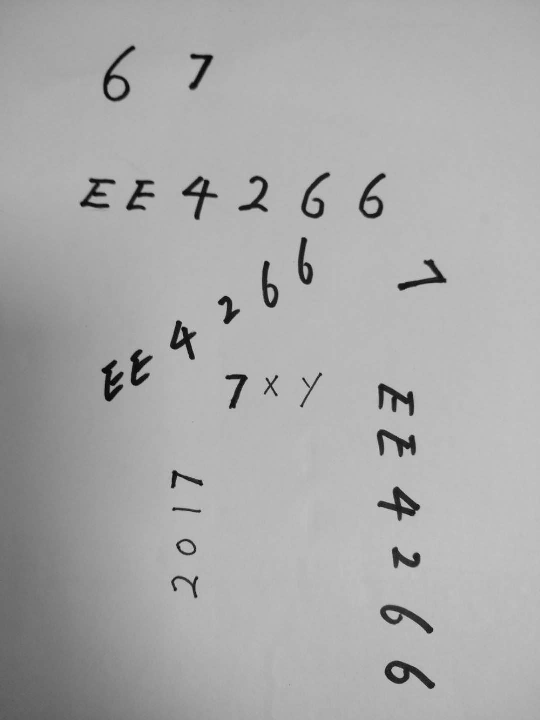
#> input picture image/a3.pgm, 540 x 720 px
$ python detect_contour.py   (older library calls are emulated)
#> lines starting #> are read from the running program, lines starting #| are printed output that depends on the picture; after the words box and inside, x2 and y2 are one past the last pixel; in counts of white or black regions, pixels touching at a corner belong together
#> in detect_contour_fft, test_img is the input picture: shape (720, 540, 3); min 0, max 203, mean 169.9
### utils/find_contour.py
import cv2
import numpy as np
from matplotlib import pyplot as plt


def findContours(img_path):
    # read the image
#> called with img_path = './image/a3.pgm'
    image = cv2.imread(img_path)

    # grayscale
    gray = cv2.cvtColor(image, cv2.COLOR_BGR2GRAY)

    # blur the image using Guassian
    blur = cv2.GaussianBlur(src=gray, ksize=(13, 13), sigmaX=0)
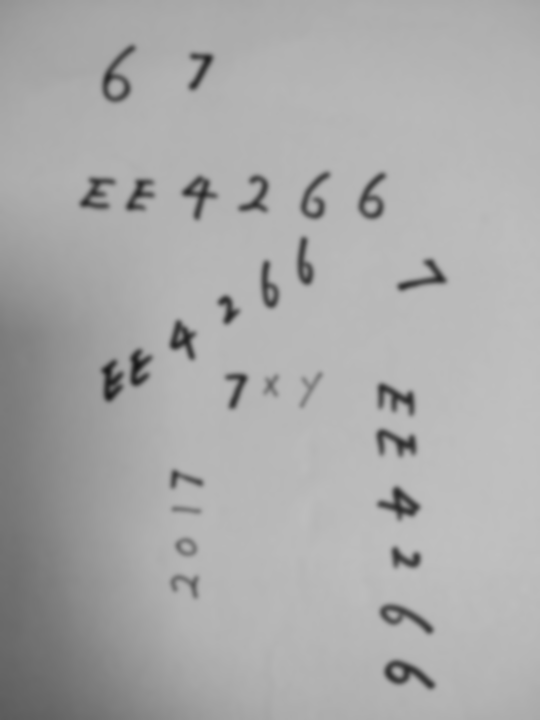
#> blur: shape (720, 540); min 23, max 192, mean 169.9
    (t, binary) = cv2.threshold(src=blur,
                                thresh=155, maxval=255, type=cv2.THRESH_BINARY)
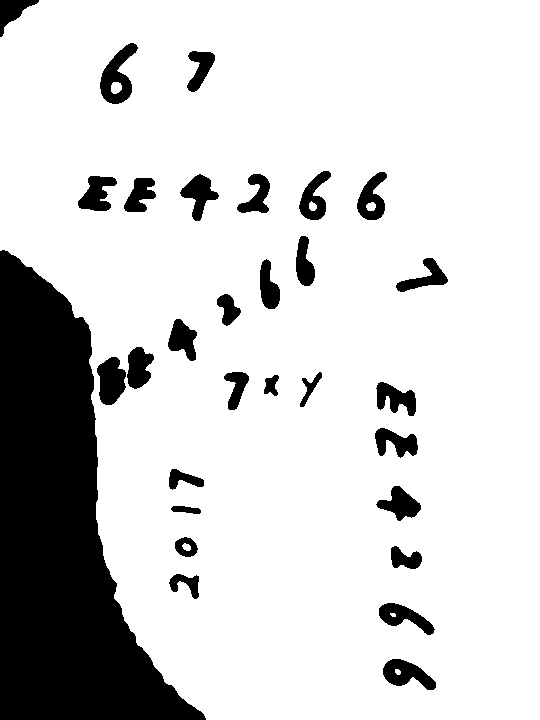
#> binary: shape (720, 540); 82.5% white; 30 black regions, largest, box (x1, y1, x2, y2) and area: (0, 250, 206, 720) 49236, (100, 43, 138, 104) 1142, (97, 357, 126, 405) 1008

    # Sobel edge detector
    sobel_x = cv2.Sobel(binary, cv2.CV_32F, 1, 0)
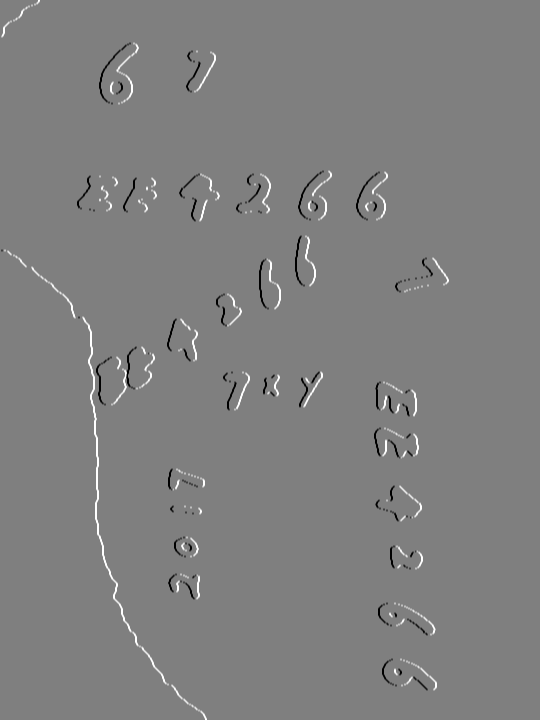
#> sobel_x: shape (720, 540) float32; min -1020, max 1020, mean 2.7; drawn with min black and max white
    sobel_y = cv2.Sobel(binary, cv2.CV_32F, 0, 1)
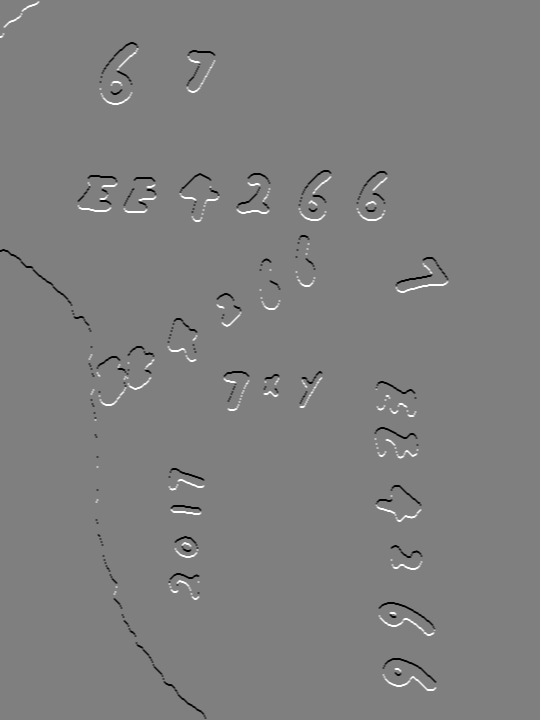
#> sobel_y: shape (720, 540) float32; min -1020, max 1020, mean -0.9; drawn with min black and max white
    edge_image = cv2.magnitude(sobel_x, sobel_y)
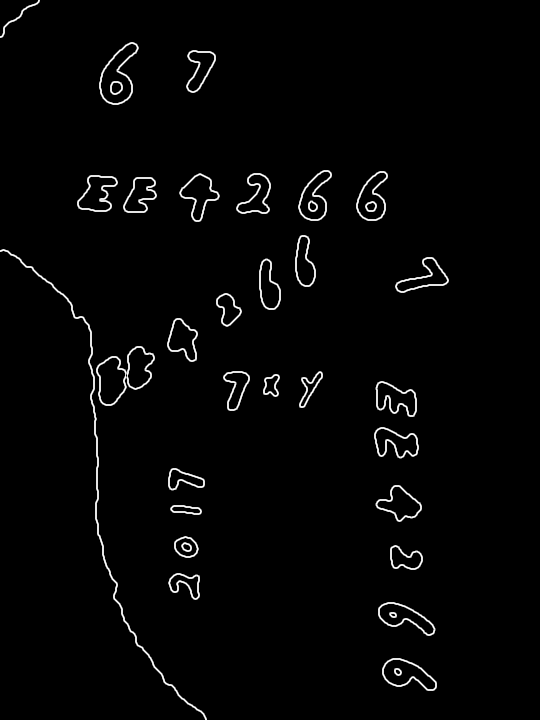
#> edge_image: shape (720, 540) float32; min 0, max 1140.4, mean 22.7; drawn with min black and max white
    edge_image = cv2.normalize(
        edge_image, None, 0., 255., cv2.NORM_MINMAX, cv2.CV_8U)

    # thining
    edge_image = cv2.ximgproc.thinning(
        edge_image, None, cv2.ximgproc.THINNING_GUOHALL)
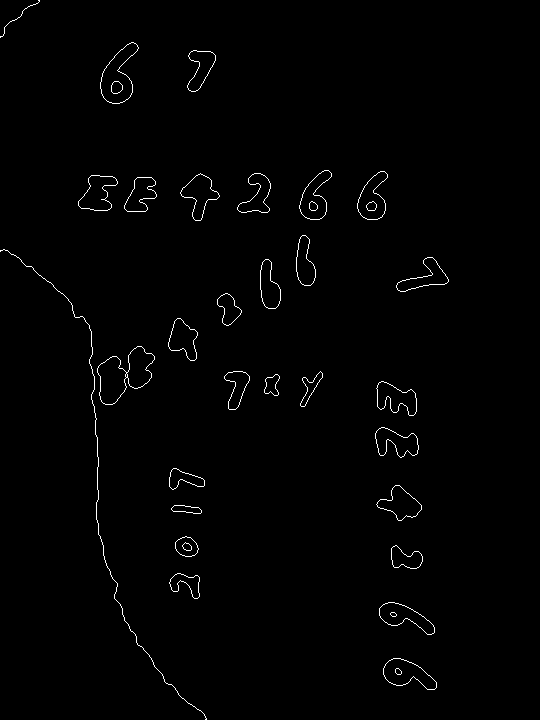
#> edge_image: shape (720, 540); 0.98% white in thin lines or dots, all inside (x1, y1, x2, y2) = (0, 0, 449, 720)

    # get contour
    cv2_version = cv2.__version__.split('.')[0]
    if cv2_version == '3':
        ret, contours, hierarchy = cv2.findContours(
            image=edge_image, mode=cv2.RETR_TREE, method=cv2.CHAIN_APPROX_SIMPLE)
    else:
        contours, hierarchy = cv2.findContours(
            image=edge_image, mode=cv2.RETR_TREE, method=cv2.CHAIN_APPROX_SIMPLE)
#> contours = 70 contours, 5 with area under 20; largest, box (x1, y1, x2, y2) and area: (97, 346, 155, 405) 1806, (100, 42, 139, 104) 1248, (100, 42, 139, 104) 1248, (97, 356, 127, 405) 1007, (383, 658, 437, 690) 950

    # delete the unwanted contour in the left bottom corner
    contour_length = []  # array to record contour length
    for contour in contours:
        contour_length.append(len(contour))
#> this loop made 70 passes
#> after the loop, contour_length = 70 values, max 433 at index 44, min 6 at index 33, mean 50.71
    del contours[contour_length.index(max(contour_length))]
    del contour_length[contour_length.index(max(contour_length))]

    # filter contours
    contour_list = []
    for i, contour in enumerate(contours):
        if((contour[0][0][0] - contour[-1][0][0]) > 2 or (contour[0][0][1] - contour[-1][0][1]) > 2 or contour[0][0][1] < 30):
            continue
        new_contour = np.concatenate((contour, [contour[0]]), axis=0)
        contour_list.append(new_contour)
#> this loop made 69 passes
#> after the loop, contour_list = 58 contours, 3 with area under 20; largest, box (x1, y1, x2, y2) and area: (97, 346, 155, 405) 1806, (100, 42, 139, 104) 1248, (100, 42, 139, 104) 1248, (97, 356, 127, 405) 1007, (383, 658, 437, 690) 950

    return contour_list, hierarchy


# [5 lines that do not run on import are left out]

### detect_contour.py
import math
import cv2
import numpy as np
from matplotlib import pyplot as plt
from utils.find_contour import findContours


def correlation(arr1, arr2):
    arr_2 = arr2[np.newaxis]
    arr_1 = arr1[np.newaxis]
    arr_1_conj = np.conj(arr_1)
    arr_1_t = np.transpose(arr_1_conj)

    return np.absolute(arr_2.dot(arr_1_t))[0][0]


def measure_sim(vec1, vec2):
    return correlation(vec1, vec2) / (math.sqrt(correlation(vec1, vec1)) * math.sqrt(correlation(vec2, vec2)))


def detect_contour_fft(model_path, test_img_path):
    # load fft model
    model_spectrum = np.loadtxt(model_path, dtype="complex_")
    # load the testing image
    test_img = cv2.imread(test_img_path)

    # find contours
    contours, hierarchy = findContours(test_img_path)
#> contours has the same summary as contour_list in findContours

    # convert cartesian coordinates into complex values
    contour_list = []
    for contour in contours:
        contour_list.append(np.asarray(contour))
#> this loop made 58 passes
    contour_list_in_complex = []
    for contour_array in contour_list:
        contour_complex = []
        for pair in contour_array:
            c_number = complex(pair[0][0], pair[0][1])
            contour_complex.append(c_number)
        contour_complex = np.array(contour_complex)
        # perform discrete fourier transform
        fft_spectrum = np.fft.fft(contour_complex)
        # fft normalization
        fft_spectrum /= fft_spectrum[1]
        truncate_contour = fft_spectrum[1:model_spectrum.size + 1]
        contour_list_in_complex.append(truncate_contour)
#> after the loop, contour_list_in_complex = 58 items

    # calculate similarity of spectrums
    sim_list = []
    for i, spectrum in enumerate(contour_list_in_complex):
        if(spectrum.size < model_spectrum.size):
            # if contour is too small, ignore it
            sim = 0
        else:
            sim = measure_sim(spectrum, model_spectrum)
        sim_list.append(sim)
#> this loop made 58 passes
#> sim on passes 1 to 12: 0.76, 0.934, 0, 0, 0.869, 0.936, 0, 0, 0.715, 0.787, 0.863, 0.964
#> after the loop, sim_list = 58 values, max 0.99 at index 55, min 0 at index 2, mean 0.639

    result_list = []
    for i, acc in enumerate(sim_list):
        # set treshold of matching accuracy of 2 spectrums
        if acc > 0.93:
            result_list.append(i)
#> this loop made 58 passes
#> after the loop, result_list = [1, 5, 11, 24, 28, 29, 32, 37, 45, 49, 55]

    for i, contour in enumerate(contours):
        if i in result_list:
            # draw the contour in image and stored in for validation
            cv2.drawContours(image=test_img, contours=contour,
                             contourIdx=-1, color=(0, 0, 255), thickness=3)
#> this loop made 2 passes

    cv2.imwrite('./result/detection_result.jpg', test_img)

    # [47 lines of commented-out code are left out]


if __name__ == "__main__":
#> (the run stopped early here; a loop or call above may not have finished)
